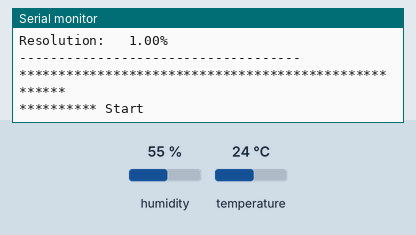
Bench run of a program on a simulated ESP32. Shown: the last lines printed to the serial monitor. The inputs (shaded band) are chosen by the test bench; at power-on: humidity 55 %, temperature 24 °C. WiFi joins after 1.5 s; servers stay silent unless stated; uploads are accepted with an empty reply.

Above: at 3.2 s.
3.3 s: humidity set to 22 %
At 5.0 s:
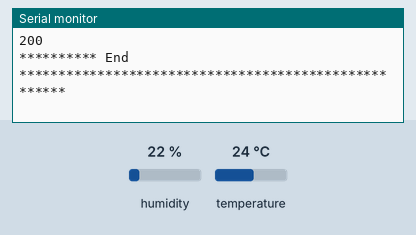
9.6 s: temperature set to 12 °C
At 14.43 s:
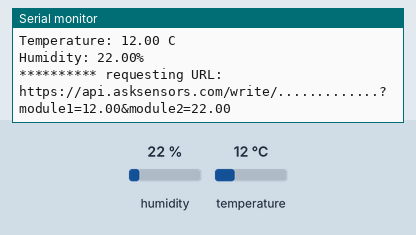
15.9 s: humidity set to 40 %
At 19.18 s:
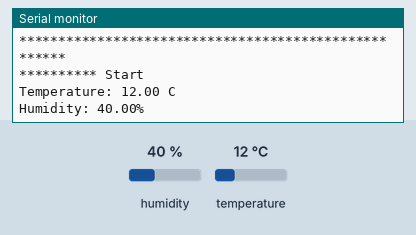

The program:

main.cpp
```cpp
/*
 * DHT Temperature and humidity monitoring using ESP32 and  askSensors Iot service
 * Description: This examples connects the ESP32 to wifi, and sends Temperature and humidity to askSensors IoT platfom over HTTP GET Request.
 *  Author: https://asksensors.com, 2018
 *  github: https://github.com/asksensors
 */

// includes
#include <WiFi.h>
#include <WiFiMulti.h>
#include <HTTPClient.h>
#include <Adafruit_Sensor.h>
#include <DHT.h>
#include <DHT_U.h>

WiFiMulti WiFiMulti;
HTTPClient ask;

// user config: TODO
const char* ssid = "................";             // SSID Enter your wifi ssid here
const char* password = "..............";         // WIFI Enter your wifi password here
const char* apiKeyIn = ".............";      // API KEY IN e.g otthNo1ttVwKPDmXG0ivfNMbJ7vr2Mwh from AskSensor
const unsigned int writeInterval = 2500; // write interval (in ms)

// ASKSENSORS config.
const char* host = "api.asksensors.com";  // ASKSENSORS API host name
const int httpPort = 80;      // port

// DHT config.
#define DHTPIN            15         // Pin which is connected to the DHT sensor.
// Uncomment the type of sensor in use:
#define DHTTYPE           DHT11     // DHT 11
//#define DHTTYPE           DHT22     // DHT 22 (AM2302)
//#define DHTTYPE           DHT21     // DHT 21 (AM2301)
DHT_Unified dht(DHTPIN, DHTTYPE);
uint32_t delayMS;
int status = WL_IDLE_STATUS;
float myTemperature = 0, myHumidity = 0;
// create ASKSENSORS client
//
void setup() {
 // open serial
  Serial.begin(9600);
  Serial.println("*****************************************************");
  Serial.println("********** Program Start : Connect ESP32 and DHT to AskSensors.");
  Serial.println("Wait for WiFi... ");

  // connecting to the WiFi network
  WiFiMulti.addAP(ssid, password);
  while (WiFiMulti.run() != WL_CONNECTED) {
    Serial.print(".");
    delay(500);
  }
  // connected
  Serial.println("WiFi connected");
  Serial.println("IP address: ");
  Serial.println(WiFi.localIP());

  // Initialize device.
  dht.begin();
  Serial.println("DHTxx Unified Sensor Example");
  // Print temperature sensor details.
  sensor_t sensor;
  dht.temperature().getSensor(&sensor);
  Serial.println("------------------------------------");
  Serial.println("Temperature");
  Serial.print  ("Sensor:       "); Serial.println(sensor.name);
  Serial.print  ("Driver Ver:   "); Serial.println(sensor.version);
  Serial.print  ("Unique ID:    "); Serial.println(sensor.sensor_id);
  Serial.print  ("Max Value:    "); Serial.print(sensor.max_value); Serial.println(" *C");
  Serial.print  ("Min Value:    "); Serial.print(sensor.min_value); Serial.println(" *C");
  Serial.print  ("Resolution:   "); Serial.print(sensor.resolution); Serial.println(" *C");
  Serial.println("------------------------------------");
  // Print humidity sensor details.
  dht.humidity().getSensor(&sensor);
  Serial.println("------------------------------------");
  Serial.println("Humidity");
  Serial.print  ("Sensor:       "); Serial.println(sensor.name);
  Serial.print  ("Driver Ver:   "); Serial.println(sensor.version);
  Serial.print  ("Unique ID:    "); Serial.println(sensor.sensor_id);
  Serial.print  ("Max Value:    "); Serial.print(sensor.max_value); Serial.println("%");
  Serial.print  ("Min Value:    "); Serial.print(sensor.min_value); Serial.println("%");
  Serial.print  ("Resolution:   "); Serial.print(sensor.resolution); Serial.println("%");
  Serial.println("------------------------------------");
  // Set delay between sensor readings based on sensor details.
  delayMS = sensor.min_delay / 1000;
}

void loop() {

   Serial.println("*****************************************************");
   Serial.println("********** Start ");

// Read data from DHT
// Delay between measurements.
  delay(delayMS);
  // Get temperature event and print its value.
  sensors_event_t event;
  dht.temperature().getEvent(&event);
  if (isnan(event.temperature)) {
    Serial.println("Error reading temperature!");
  }
  else {
    // Update temperature and humidity
    myTemperature = (float)event.temperature;
    Serial.print("Temperature: ");
    Serial.print(myTemperature);
    Serial.println(" C");
  }
  // Get humidity event and print its value.
  dht.humidity().getEvent(&event);
  if (isnan(event.relative_humidity)) {
    Serial.println("Error reading humidity!");
  }
  else {
     myHumidity = (float)event.relative_humidity;
    Serial.print("Humidity: ");
    Serial.print(myHumidity);
    Serial.println("%");
  }

// Use WiFiClient class to create TCP connections
  WiFiClient client;


  if (!client.connect(host, httpPort)) {
    Serial.println("connection failed");
    return;
  }else {

    // Create a URL for the request
  String url = "https://api.asksensors.com/write/";
  url += apiKeyIn;
  url += "?module1=";
  url += myTemperature;
  url += "&module2=";
  url += myHumidity;

  Serial.print("********** requesting URL: ");
  Serial.println(url);

   ask.begin(url); //Specify the URL

    //Check for the returning code
    int httpCode = ask.GET();

    if (httpCode > 0) {

        String payload = ask.getString();
        Serial.println(httpCode);
        Serial.println(payload);
      } else {
      Serial.println("Error on HTTP request");
    }

    ask.end(); //End
    Serial.println("********** End ");
    Serial.println("*****************************************************");

  }

  client.stop();  // stop client

  delay(writeInterval);    // delay
}
```

Measured:
- after the input at 3.3 s, the serial monitor: prints a new line after 0.81 s (image 1)
- after the input at 9.6 s, the serial monitor: prints a new line after 4.5 s (image 2)
- after the input at 15.9 s, the serial monitor: prints a new line after 3.1 s (image 3)
